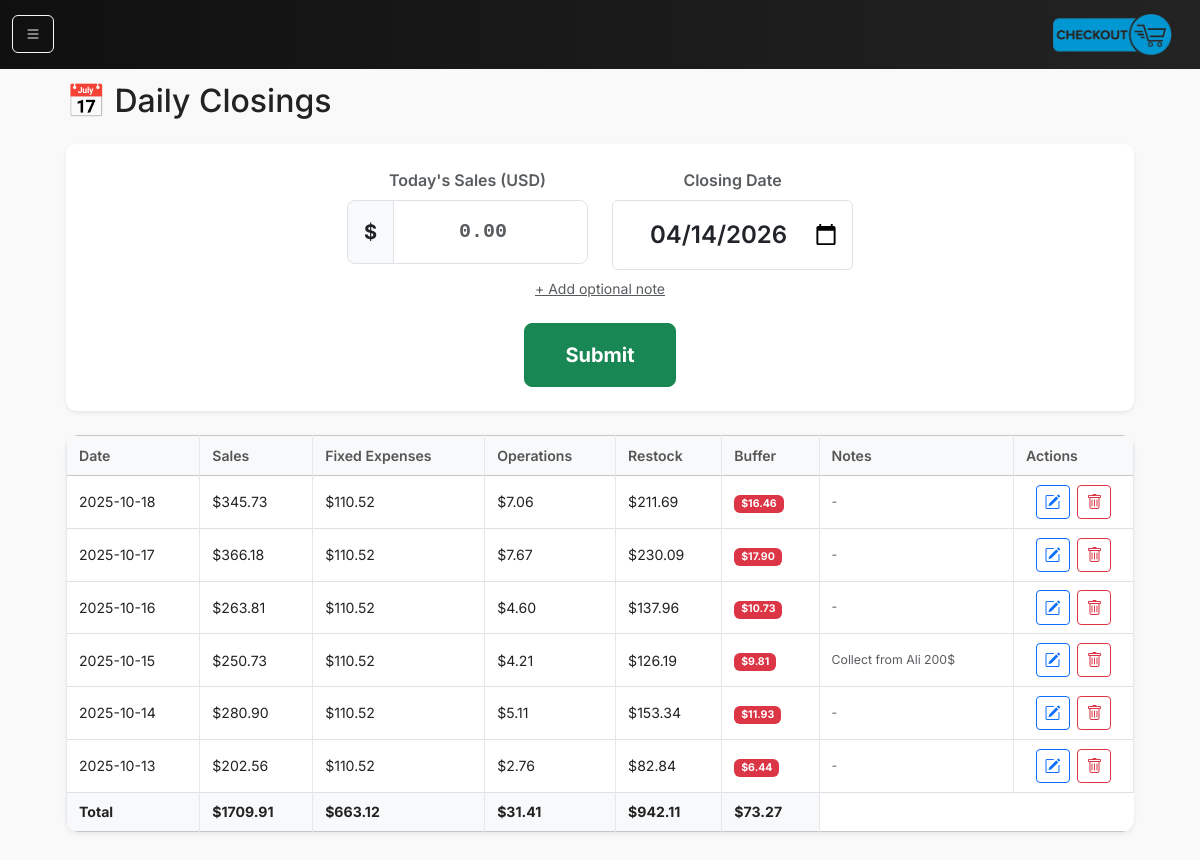
The page /closings (signed in) on the database as committed earlier.
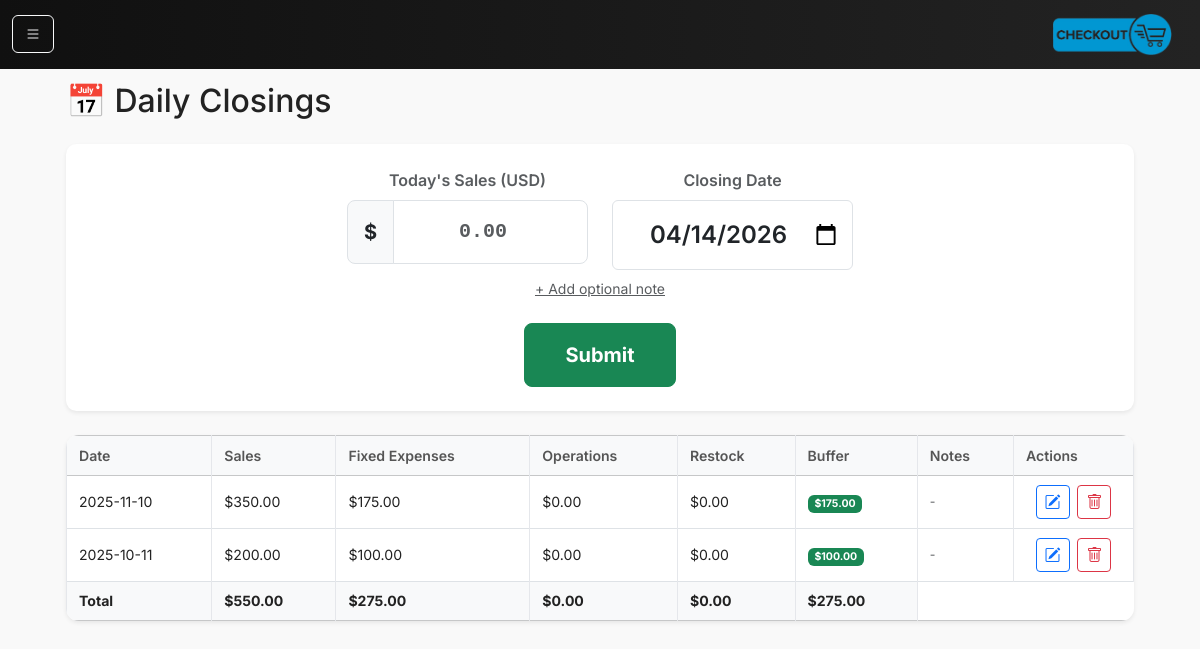
The same page on the database as committed later.
### models.py (models this page shows)
class DailyClosing(db.Model):
    __tablename__ = "daily_closings"
    id = db.Column(db.Integer, primary_key=True)
    date = db.Column(db.Date, nullable=False, unique=True)
    sales_cents = db.Column(db.Integer, nullable=False)
    fixed_allocation_cents = db.Column(db.Integer, default=0)
    ops_allocation_cents = db.Column(db.Integer, default=0)
    inventory_allocation_cents = db.Column(db.Integer, default=0)
    buffer_allocation_cents = db.Column(db.Integer, default=0)
    payment_mode = db.Column(db.String(20))
    notes = db.Column(db.String(255))
    created_at = db.Column(db.DateTime, default=datetime.utcnow)

### main.py (the view)
@app.route("/closings")
def closings():
    from main import DailyClosing
    all_closings = DailyClosing.query.order_by(DailyClosing.date.desc()).all()
    return render_template("closings.html", closings=all_closings, today=date.today())

### main.py (called while the page is built)
@app.context_processor
def inject_request():
    return dict(request=request)

@app.before_request
def require_login():
    allowed_routes = ["login", "static"]
    if request.endpoint not in allowed_routes:
        if not session.get("logged_in"):
            return redirect(url_for("login"))

### templates/closings.html (shortened to what this page needs)
{% extends "base.html" %}
{% block content %}
<div class="container-fluid">
  <div class="d-flex justify-content-between align-items-center mb-3">
    <h2>📅 Daily Closings</h2>
  </div>
  <div class="card shadow-sm mb-4 border-0">
    <div class="card-body py-4">
      <form method="POST" action="{{ url_for('daily_close') }}" class="text-center">
        <div class="row justify-content-center g-4">
          <div class="col-md-3 col-sm-6">
            <label for="sales" class="form-label text-muted fw-semibold fs-6">Today's Sales (USD)</label>
            <div class="input-group input-group-lg">
              <span class="input-group-text bg-light fw-bold">$</span>
              <input type="number" name="sales" id="sales"
                class="form-control text-center display-5 fw-bold py-3 sale-input" min="0" step="0.01"
                placeholder="0.00" required autofocus>
            </div>
          </div>
          <div class="col-md-3 col-sm-6">
            <label for="date" class="form-label text-muted fw-semibold fs-6">Closing Date</label>
            <input type="date" name="date" id="date" class="form-control text-center fs-4 fw-semibold py-3 date-input"
              value="{{ today.isoformat() }}" required>
          </div>
          <a class="small text-muted d-block mt-2" data-bs-toggle="collapse" href="#collapseNotes">
            + Add optional note
          </a>
          <div class="col-md-2 col-sm-6 d-flex align-items-end">
            <button type="submit" class="btn btn-success btn-lg w-100 py-3 fw-bold">
              Submit
            </button>
          </div>
        </div>
      </form>
    </div>
  </div>
  <table class="table table-bordered bg-white shadow-sm">
    <thead class="table-light">
      <tr>
        <th>Date</th>
        <th>Sales</th>
        <th>Fixed Expenses</th>
        <th>Operations</th>
        <th>Restock</th>
        <th>Buffer</th>
        <th>Notes</th>
        <th style="width: 120px;">Actions</th>
      </tr>
    </thead>
    <tbody>
      {% for c in closings %}
      <tr>
        <td>{{ c.date }}</td>
        <td>${{ "%.2f"|format(c.sales_cents / 100) }}</td>
        <td>${{ "%.2f"|format(c.fixed_allocation_cents / 100) }}</td>
        <td>${{ "%.2f"|format(c.ops_allocation_cents / 100) }}</td>
        <td>${{ "%.2f"|format(c.inventory_allocation_cents / 100) }}</td>
        <td>
          <span
            class="badge bg-{% if c.buffer_allocation_cents / c.sales_cents >= 0.4 %}success{% elif c.buffer_allocation_cents / c.sales_cents >= 0.2 %}warning{% else %}danger{% endif %}">
            ${{ "%.2f"|format(c.buffer_allocation_cents / 100) }}
          </span>
        </td>
        <td class="text-start small text-muted">{{ c.notes or "-" }}</td>
        <td class="text-center">
          <button class="btn btn-sm btn-outline-primary me-1" data-bs-toggle="modal" data-bs-target="#editClosingModal"
            data-id="{{ c.id }}" data-date="{{ c.date }}" data-sales="{{ c.sales_cents / 100 }}"
            data-notes="{{ c.notes or '' }}">
            <i class="bi bi-pencil-square"></i>
          </button>
          <button class="btn btn-sm btn-outline-danger" data-bs-toggle="modal" data-bs-target="#deleteClosingModal"
            data-id="{{ c.id }}" data-date="{{ c.date }}">
            <i class="bi bi-trash"></i>
          </button>
        </td>
      </tr>
      {% else %}
      <tr>
        <td colspan="6" class="text-center text-muted">No closings found</td>
      </tr>
      {% endfor %}
    </tbody>
    <tfoot class="table-light fw-bold">
      <tr>
        <td>Total</td>
        <td>
          ${{ '%.2f' % ((closings | sum(attribute='sales_cents', start=0)) / 100) }}
        </td>
        <td>
          ${{ '%.2f' % ((closings | sum(attribute='fixed_allocation_cents', start=0)) / 100) }}
        </td>
        <td>
          ${{ '%.2f' % ((closings | sum(attribute='ops_allocation_cents', start=0)) / 100) }}
        </td>
        <td>
          ${{ '%.2f' % ((closings | sum(attribute='inventory_allocation_cents', start=0)) / 100) }}
        </td>
        <td>
          ${{ '%.2f' % ((closings | sum(attribute='buffer_allocation_cents', start=0)) / 100) }}
        </td>
      </tr>
    </tfoot>
  </table>
</div>
{% endblock %}

### templates/base.html (shortened to what this page needs)
<!doctype html>
<html lang="en">
<head>
    <link href="https://cdn.jsdelivr.net/npm/bootstrap@5.3.3/dist/css/bootstrap.min.css" rel="stylesheet">
    <link href="{{ url_for('static', filename='main.css') }}" rel="stylesheet">
    <link rel="stylesheet" href="https://cdn.jsdelivr.net/npm/bootstrap-icons@1.11.3/font/bootstrap-icons.css">
    <link rel="stylesheet" href="https://cdn.jsdelivr.net/npm/ag-grid-community@34.3.0/styles/ag-grid.css">
    <link rel="stylesheet" href="https://cdn.jsdelivr.net/npm/ag-grid-community@34.3.0/styles/ag-theme-quartz.css">
    <link rel="stylesheet" href="https://cdn.datatables.net/1.13.8/css/dataTables.bootstrap5.min.css">
</head>
<body>
    <nav class="navbar navbar-dark bg-dark fixed-top">
        <div class="container-fluid">
            <button class="btn btn-outline-light me-2" type="button" data-bs-toggle="offcanvas"
                data-bs-target="#sidebar" aria-controls="sidebar">
                <i class="bi bi-list"></i>
            </button>
            <a class="navbar-brand" href="/"><img src="static/assets/logo.png"></a>
        </div>
    </nav>
    <main class="container px-4">
        {% block content %}{% endblock %}
    </main>
    <div class="position-fixed bottom-0 end-0 p-3" style="z-index: 11">
    </div>
</body>
</html>

### static/main.css (style rules this page uses)
html, body { font-family: 'Inter', sans-serif; background-color: #f6f8fb; color: #222; font-size: 16px; padding-top: 25px; background-color: #f9f9f9; }
.navbar { background: linear-gradient(90deg, #101010, #232323); }
.navbar img { max-width: 120px; }
.navbar-brand { font-weight: 700; letter-spacing: 0.5px; font-size: 1.4rem; }
main { padding-top: 2rem; padding-bottom: 2rem; }
.card { border-radius: 1rem; }
.table { border-radius: 0.8rem; overflow: hidden; }
.table th { color: #555; font-weight: 600; }
.table td { color: #222; }
.sale-input { font-family: 'Roboto Mono', monospace; font-size: 2.2rem; transition: box-shadow 0.2s ease; }
.date-input { font-size: 1.5rem; text-align: center; }
.btn-sm i { font-size: 1rem; vertical-align: middle; }
:root { --ccg-accent: #0d6efd; --ccg-muted: #6c757d; --ccg-card-bg: #ffffff; --ccg-card-br: #e9ecef; }
.table> :not(caption)>*>* { vertical-align: middle; }
.table { font-size: 0.88rem; color: #212529; }
.table> :not(caption)>*>* { vertical-align: middle; padding: 0.55rem 0.75rem; border-color: #e5e7eb; }
.card { border: 1px solid #e5e7eb; border-radius: 0.65rem; }
.card-body { padding: 0.9rem 1rem; }

Rows that differ between the two databases and show on the page:
removed DailyClosing: date "2025-10-18", c.sales_cents/100 "345.73", c.fixed_allocation_cents/100 "110.52", c.ops_allocation_cents/100 "7.06", c.inventory_allocation_cents/100 "211.69", c.buffer_allocation_cents/100 "16.46", notes "-"
removed DailyClosing: date "2025-10-17", c.sales_cents/100 "366.18", c.fixed_allocation_cents/100 "110.52", c.ops_allocation_cents/100 "7.67", c.inventory_allocation_cents/100 "230.09", c.buffer_allocation_cents/100 "17.90", notes "-"
removed DailyClosing: date "2025-10-16", c.sales_cents/100 "263.81", c.fixed_allocation_cents/100 "110.52", c.ops_allocation_cents/100 "4.60", c.inventory_allocation_cents/100 "137.96", c.buffer_allocation_cents/100 "10.73", notes "-"
removed DailyClosing: date "2025-10-15", c.sales_cents/100 "250.73", c.fixed_allocation_cents/100 "110.52", c.ops_allocation_cents/100 "4.21", c.inventory_allocation_cents/100 "126.19", c.buffer_allocation_cents/100 "9.81", notes "Collect from Ali 200$"
changed DailyClosing (number 1 of 2 on the later page): date "2025-10-14" → "2025-11-10"; c.sales_cents/100 "280.90" → "350.00"; c.fixed_allocation_cents/100 "110.52" → "175.00"; c.ops_allocation_cents/100 "5.11" → "0.00"; c.inventory_allocation_cents/100 "153.34" → "0.00"; buffer_allocation_cents 1193 → 17500 (drawn); c.buffer_allocation_cents/100 "11.93" → "175.00"
changed DailyClosing (number 2 of 2 on the later page): date "2025-10-13" → "2025-10-11"; c.sales_cents/100 "202.56" → "200.00"; c.fixed_allocation_cents/100 "110.52" → "100.00"; c.ops_allocation_cents/100 "2.76" → "0.00"; c.inventory_allocation_cents/100 "82.84" → "0.00"; buffer_allocation_cents 644 → 10000 (drawn); c.buffer_allocation_cents/100 "6.44" → "100.00"
Other text that changed with them:
{{ '%.2f' % ((closings | sum(attribute='sales_cents', start=0)) / 100) }}: "1709.91" → "550.00"
text no longer shown: "663.12 31.41 942.11 73.27"
text now shown: "275.00 0.00 0.00 275.00"
